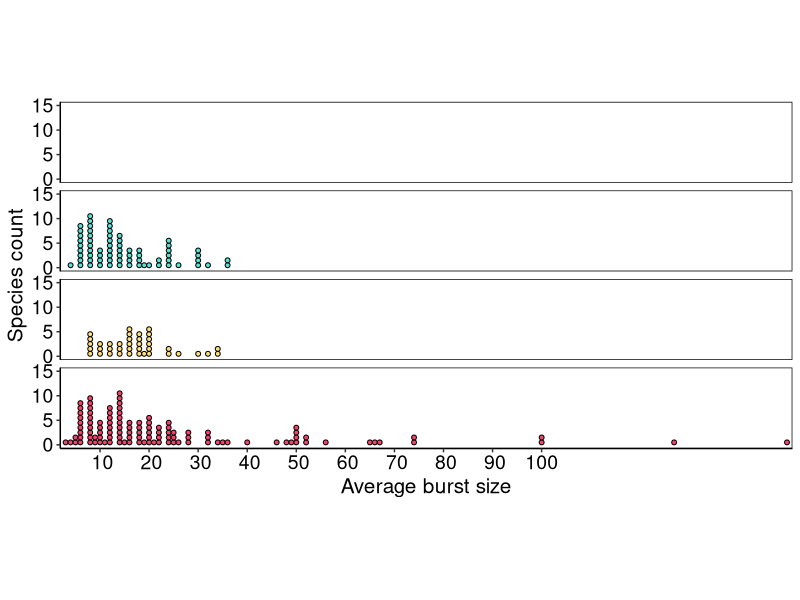
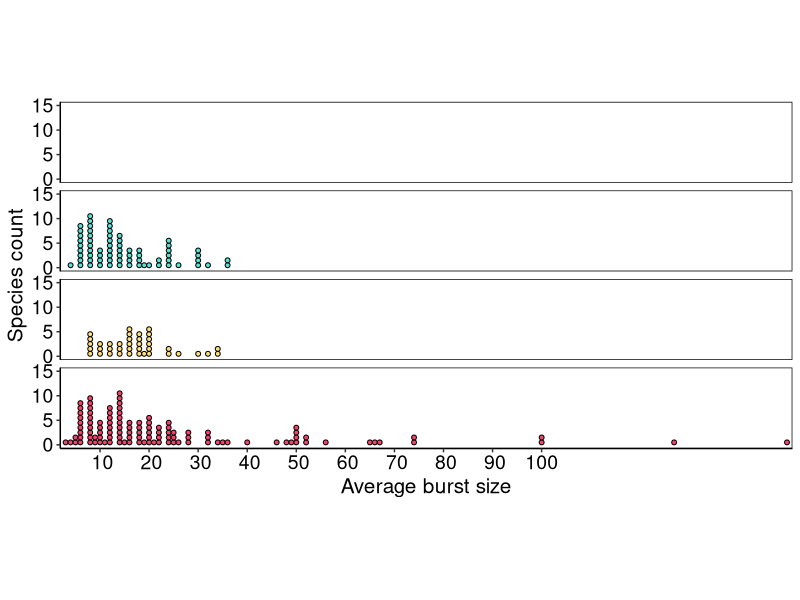

Generate these figures, in order, with R:
###Creating a figure for the burst size comparison

library(here)
library(ggplot2)
library(grid)

mal_dat <- read.csv(here("Data","MALARIA_PAK_SPECIES.csv"))

#split data by orderhost
mal_dat_split <- split(mal_dat, mal_dat$OrderHost)

###Main burst size distribution 
mal_dat_gg <- ggplot(mal_dat, 
                    aes(x = Upper,
                        fill = OrderHost))+ 
              geom_dotplot(
                    binwidth = 1,
                    size = 1)+
              facet_wrap(~OrderHost,ncol = 1)+
              scale_fill_manual(
                    guide = 'none',
                    values = c('avian' = '#59e3d5',
                             'mammal' = '#FFDE7D',
                             'reptile' = '#F6416C'),
                    labels = c('avian' = 'Avian',
                             'mammal' =' Mammal',
                             'reptile' = 'Reptile')) +
             scale_x_discrete(limits = c(seq(0,100,10))) +
             scale_y_continuous(limits = c(0,0.60), 
                                breaks = seq(0,0.6,0.2),
                                labels = seq(0,15,length=4))+
             xlab("Average burst size") +
             ylab("Species count") +
             coord_fixed(ratio = 25)+
             theme_classic() +
             theme(axis.text = element_text(size = 14,color = 'black'),
                   axis.title = element_text(size = 15,color = 'black' ),
                   legend.text = element_text(size = 12,color = 'black'),
                   strip.text = element_blank(),
                   panel.border = element_rect(fill = NA))

mal_dat_gg

ggsave(here("Figure","Data_Analysis","Raw","avg_burstsize_dist.pdf"),
       width = 5.5, height= 11, units='in')
